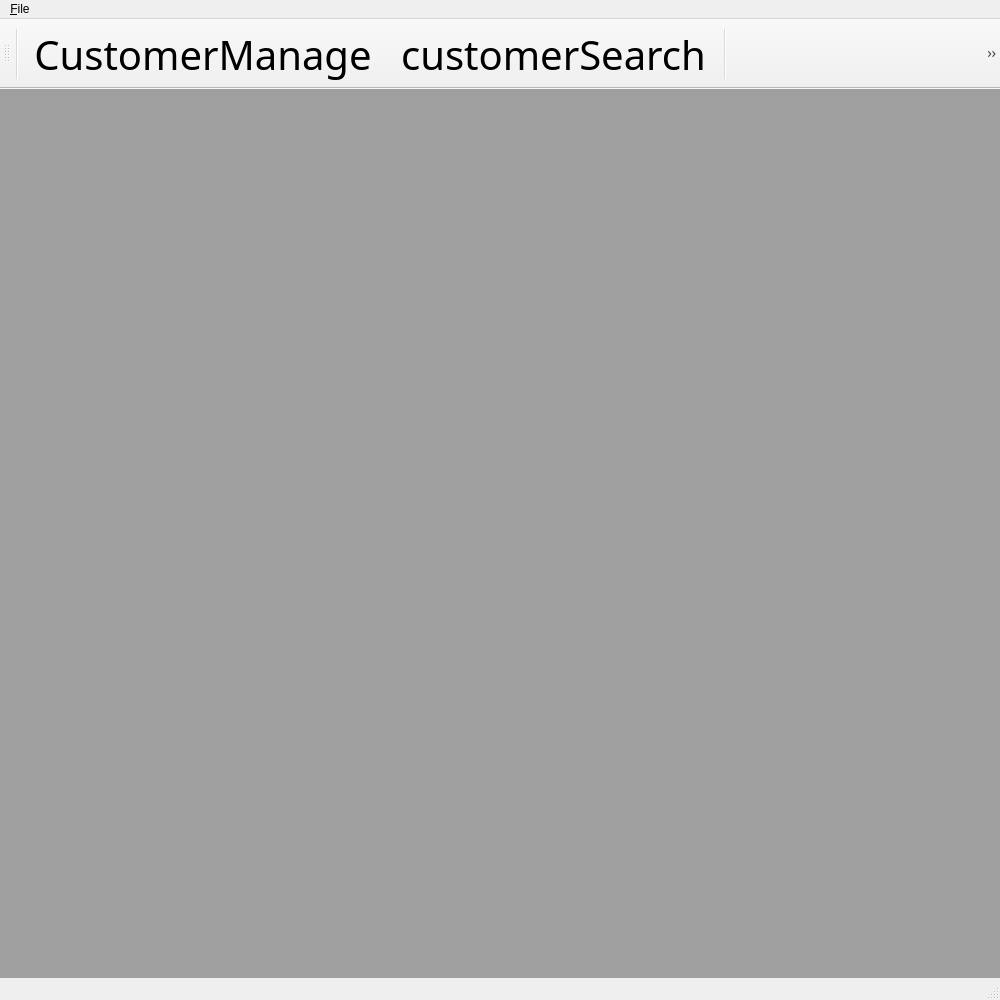
<?xml version="1.0" encoding="UTF-8"?>
<ui version="4.0">
 <class>MainWindow</class>
 <widget class="QMainWindow" name="MainWindow">
  <property name="geometry">
   <rect>
    <x>0</x>
    <y>0</y>
    <width>1000</width>
    <height>1000</height>
   </rect>
  </property>
  <property name="focusPolicy">
   <enum>Qt::ClickFocus</enum>
  </property>
  <property name="contextMenuPolicy">
   <enum>Qt::DefaultContextMenu</enum>
  </property>
  <property name="windowTitle">
   <string>Olive Health Care</string>
  </property>
  <property name="autoFillBackground">
   <bool>false</bool>
  </property>
  <property name="tabShape">
   <enum>QTabWidget::Rounded</enum>
  </property>
  <widget class="QWidget" name="centralwidget">
   <layout class="QHBoxLayout" name="horizontalLayout">
    <property name="leftMargin">
     <number>0</number>
    </property>
    <property name="topMargin">
     <number>0</number>
    </property>
    <property name="rightMargin">
     <number>0</number>
    </property>
    <property name="bottomMargin">
     <number>0</number>
    </property>
    <item>
     <widget class="QMdiArea" name="mdiArea">
      <property name="focusPolicy">
       <enum>Qt::NoFocus</enum>
      </property>
      <property name="contextMenuPolicy">
       <enum>Qt::DefaultContextMenu</enum>
      </property>
      <property name="viewMode">
       <enum>QMdiArea::SubWindowView</enum>
      </property>
      <property name="documentMode">
       <bool>true</bool>
      </property>
      <property name="tabsClosable">
       <bool>false</bool>
      </property>
     </widget>
    </item>
   </layout>
  </widget>
  <widget class="QMenuBar" name="menubar">
   <property name="geometry">
    <rect>
     <x>0</x>
     <y>0</y>
     <width>1000</width>
     <height>24</height>
    </rect>
   </property>
   <widget class="QMenu" name="menu_File">
    <property name="title">
     <string>&amp;File</string>
    </property>
    <addaction name="separator"/>
    <addaction name="actionQuit"/>
   </widget>
   <addaction name="menu_File"/>
  </widget>
  <widget class="QStatusBar" name="statusbar"/>
  <widget class="QToolBar" name="toolBar">
   <property name="font">
    <font>
     <family>나눔스퀘어OTF Bold</family>
     <pointsize>30</pointsize>
     <bold>false</bold>
    </font>
   </property>
   <property name="windowTitle">
    <string>toolBar</string>
   </property>
   <attribute name="toolBarArea">
    <enum>TopToolBarArea</enum>
   </attribute>
   <attribute name="toolBarBreak">
    <bool>false</bool>
   </attribute>
   <addaction name="separator"/>
   <addaction name="actionCustomer"/>
   <addaction name="customerSearchAction"/>
   <addaction name="separator"/>
   <addaction name="actionMerchandise"/>
   <addaction name="merchandiseSearchAction"/>
   <addaction name="separator"/>
   <addaction name="actionPurchase"/>
   <addaction name="purchaseSearchAction"/>
   <addaction name="separator"/>
   <addaction name="actionChatting"/>
   <addaction name="customerChatAction"/>
   <addaction name="separator"/>
   <addaction name="actionQuit"/>
   <addaction name="separator"/>
  </widget>
  <action name="actionQuit">
   <property name="icon">
    <iconset theme="applications-system" resource="resources.qrc">
     <normaloff>:/images/icons8-exit-64-2.png</normaloff>:/images/icons8-exit-64-2.png</iconset>
   </property>
   <property name="text">
    <string>Quit</string>
   </property>
  </action>
  <action name="actionCustomer">
   <property name="checkable">
    <bool>false</bool>
   </property>
   <property name="checked">
    <bool>false</bool>
   </property>
   <property name="enabled">
    <bool>true</bool>
   </property>
   <property name="icon">
    <iconset resource="resources.qrc">
     <normaloff>:/images/icons8-consumer-64.png</normaloff>:/images/icons8-consumer-64.png</iconset>
   </property>
   <property name="text">
    <string>CustomerManage</string>
   </property>
  </action>
  <action name="actionMerchandise">
   <property name="icon">
    <iconset resource="resources.qrc">
     <normaloff>:/images/icons8-canned-food-64.png</normaloff>:/images/icons8-canned-food-64.png</iconset>
   </property>
   <property name="text">
    <string>MerchandiseManage</string>
   </property>
  </action>
  <action name="actionPurchase">
   <property name="icon">
    <iconset resource="resources.qrc">
     <normaloff>:/images/icons8-browser-64.png</normaloff>:/images/icons8-browser-64.png</iconset>
   </property>
   <property name="text">
    <string>PurchaseManage</string>
   </property>
  </action>
  <action name="actionChatting">
   <property name="icon">
    <iconset resource="resources.qrc">
     <normaloff>:/images/icons8-network-64.png</normaloff>:/images/icons8-network-64.png</iconset>
   </property>
   <property name="text">
    <string>Chatting Server</string>
   </property>
   <property name="toolTip">
    <string>Chatting Server</string>
   </property>
  </action>
  <action name="customerChatAction">
   <property name="icon">
    <iconset resource="resources.qrc">
     <normaloff>:/images/icons8-meeting-64.png</normaloff>:/images/icons8-meeting-64.png</iconset>
   </property>
   <property name="text">
    <string>customerChat</string>
   </property>
   <property name="iconText">
    <string>customerChat</string>
   </property>
   <property name="toolTip">
    <string>customerChat</string>
   </property>
  </action>
  <action name="customerSearchAction">
   <property name="checkable">
    <bool>false</bool>
   </property>
   <property name="checked">
    <bool>false</bool>
   </property>
   <property name="enabled">
    <bool>true</bool>
   </property>
   <property name="icon">
    <iconset resource="resources.qrc">
     <normaloff>:/images/icons8-research-64.png</normaloff>:/images/icons8-research-64.png</iconset>
   </property>
   <property name="text">
    <string>customerSearch</string>
   </property>
   <property name="toolTip">
    <string>customerSearch</string>
   </property>
  </action>
  <action name="merchandiseSearchAction">
   <property name="icon">
    <iconset resource="resources.qrc">
     <normaloff>:/images/icons8-application-64.png</normaloff>:/images/icons8-application-64.png</iconset>
   </property>
   <property name="text">
    <string>MerchandiseSearch</string>
   </property>
  </action>
  <action name="purchaseSearchAction">
   <property name="icon">
    <iconset resource="resources.qrc">
     <normaloff>:/images/icons8-searching-64.png</normaloff>:/images/icons8-searching-64.png</iconset>
   </property>
   <property name="text">
    <string>PurchaseSearch</string>
   </property>
  </action>
 </widget>
 <resources>
  <include location="resources.qrc"/>
 </resources>
 <connections>
  <connection>
   <sender>actionQuit</sender>
   <signal>triggered()</signal>
   <receiver>MainWindow</receiver>
   <slot>close()</slot>
   <hints>
    <hint type="sourcelabel">
     <x>-1</x>
     <y>-1</y>
    </hint>
    <hint type="destinationlabel">
     <x>399</x>
     <y>299</y>
    </hint>
   </hints>
  </connection>
 </connections>
</ui>
